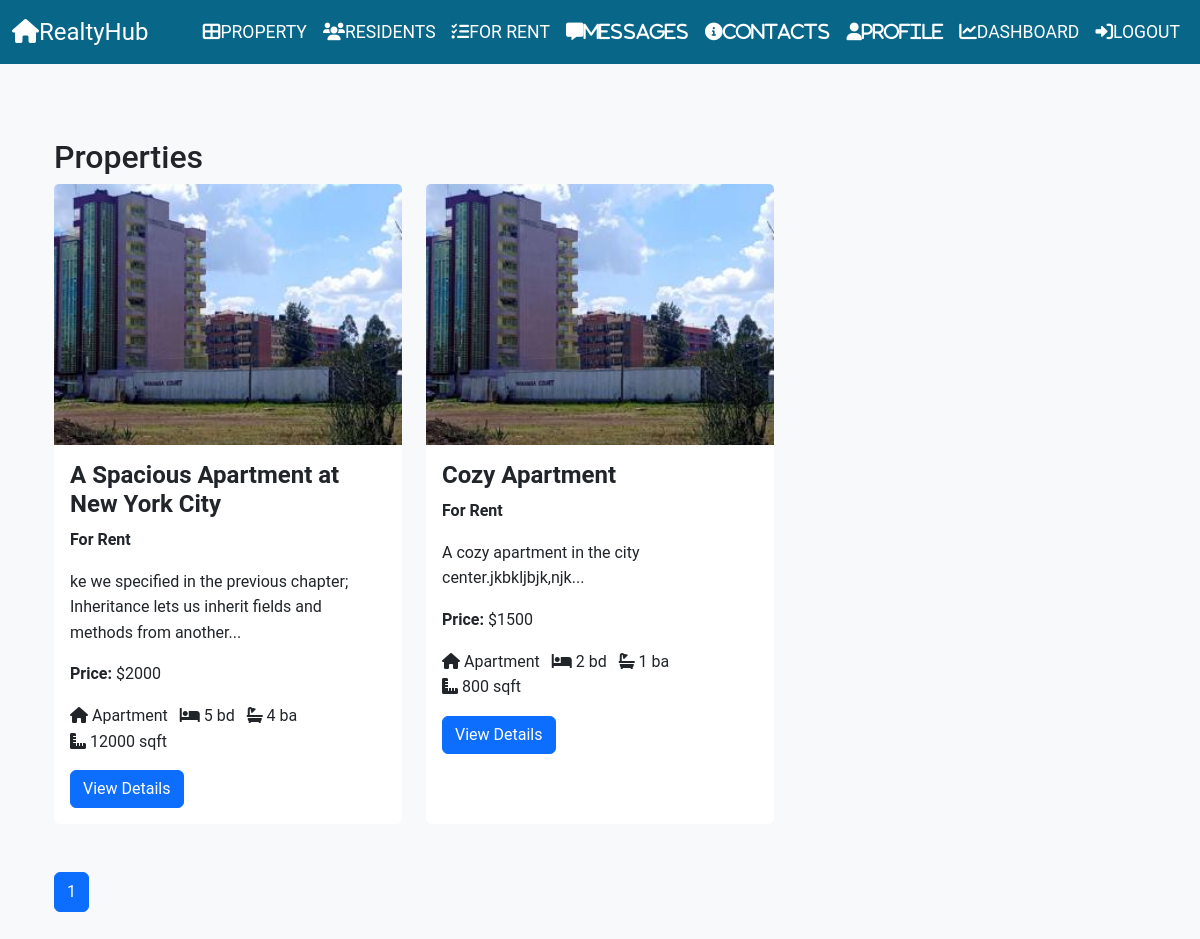
The app's page /property/properties (signed in) with its own data.
### app/models.py (models this page shows)
class Property(Base):
    __tablename__ = 'properties'
    id = Column(Integer, primary_key=True)
    title = Column(String(200), nullable=False)
    description = Column(Text, nullable=False)
    location = Column(String(200), nullable=False)
    price = Column(Integer, nullable=False)
    property_type = Column(String(200), nullable=False)
    property_status = Column(String(200), nullable=False)
    bathrooms = Column(Integer, nullable=False)
    bedrooms = Column(Integer, nullable=False)
    size = Column(Integer, nullable=False)
    available_from = Column(DateTime, nullable=False, default=func.current_timestamp())
    created_at = Column(DateTime, default=datetime.utcnow)
    owner_id = Column(Integer, ForeignKey('owners.id'))
    rental = relationship('Rental', backref='properties', lazy=True)
    image1 = Column(String(100), nullable=True)
    thumbnail1 = Column(String(100), nullable=True)
    image2 = Column(String(100), nullable=True)
    thumbnail2 = Column(String(100), nullable=True)
    image3 = Column(String(100), nullable=True)
    thumbnail3 = Column(String(100), nullable=True)
    def __repr__(self):
        return f"Property('{self.title}', '{self.description}', '{self.location}', '{self.price}', '{self.property_type}', '{self.property_status}', '{self.bathrooms}', '{self.bedrooms}', '{self.size}')"

### app/Property/views.py (the view)
@proprety.route('/properties', methods=['GET'], strict_slashes=False)
def get_properties():
    page = request.args.get('page', 1, type=int)
    per_page = 9  # 3 columns * 3 rows
    properties = Property.query.paginate(page=page, per_page=per_page)
    print(f'Properties: {properties.items}')  # Debug print
    print(f'Pagination: {properties}')  # Debug print
    return render_template('show_property.html', properties=properties.items, pagination=properties)

### app/__init__.py (called while the page is built)
@login_manager.user_loader
def load_user(user_id):
    x = Owner.query.get(str(user_id))
    if x == None:
        x = Tenant.query.get(str(user_id))
    return x

### app/Property/templates/show_property.html (shortened to what this page needs)
{% extends "layout.html" %}
{% block content %}
<div class="container mt-5">
    <h2>Properties</h2>
    <div class="row row-cols-1 row-cols-md-3 g-4">
        {% for property in properties %}
            <div class="col-md-4 mb-4">
                <div class="card h-100">
                    {% if property.thumbnail1 %}
                        <img src="{{ url_for('static', filename='property_pics/' + property.thumbnail1) }}" class="card-img-top" alt="{{ property.title }}">
                    {% else %}
                        <img src="{{ url_for('static', filename='property_pics/default.jpg') }}" class="card-img-top" alt="No Image Available">
                    {% endif %}
                    <div class="card-body">
                        <h4 class="card-title"><strong>{{ property.title }}</strong></h4>
                        <p class="card-text"><strong>{{ property.property_status }}</strong></p>
                        <p class="card-text">{{ property.description[:100] }}...</p>
                        <p class="card-text"><strong>Price:</strong> ${{ property.price }}</p>
                    <ul class="list-inline mt-3">
                        <li class="list-inline-item">
                            <i class="fas fa-home"></i> {{ property.property_type }}
                        </li>
                        <li class="list-inline-item">
                            <i class="fas fa-bed"></i> {{ property.bedrooms }} bd
                        </li>
                        <li class="list-inline-item">
                            <i class="fas fa-bath"></i> {{ property.bathrooms }} ba
                        </li>
                        <li class="list-inline-item">
                            <i class="fas fa-ruler-combined"></i> {{ property.size }} sqft
                        </li>
                    </ul>
                        <a href="{{ url_for('proprety.view_property', property_id=property.id) }}" class="btn btn-primary">View Details</a>
                    </div>
                </div>
            </div>
        {% endfor %}
    </div>
    <div class="mt-4">
        <ul class="pagination">
            {% for page_num in pagination.iter_pages() %}
                {% if page_num %}
                    <li class="page-item {% if page_num == pagination.page %}active{% endif %}">
                        <a class="page-link" href="{{ url_for('proprety.get_properties', page=page_num) }}">{{ page_num }}</a>
                    </li>
                {% endif %}
            {% endfor %}
        </ul>
    </div>
</div>
{% endblock %}

### app/templates/layout.html (shortened to what this page needs)
<!doctype html>
<html lang="en">
  <head>
    <link href="https://cdn.jsdelivr.net/npm/bootstrap@5.3.3/dist/css/bootstrap.min.css" rel="stylesheet">
    <link rel="stylesheet" href="https://cdnjs.cloudflare.com/ajax/libs/font-awesome/6.0.0-beta3/css/all.min.css">
  </head>
<body>
<header>
  <nav class="navbar navbar-expand-lg navbar-light">
    <div class="container-fluid">
      <a class="navbar-brand" href="{{ url_for('main.home') }}"><i class="fas fa-home"></i>RealtyHub</a>
      <div class="collapse navbar-collapse justify-content-end" id="navbarNavDropdown">
        <ul class="navbar-nav">
          <li class="nav-item dropdown">
            <a class="nav-link text-white" href="#owners-investors" role="button" data-bs-toggle="dropdown"
              aria-expanded="false"><i class="fas fa-th-large"></i>Property</a>
          </li>
          <li class="nav-item dropdown">
            <a class="nav-link" href="#residents" role="button" data-bs-toggle="dropdown"
              aria-expanded="false"><i class="fas fa-users"></i>Residents</a>
          </li>
          <li class="nav-item dropdown">
            <a class="nav-link" href="#rentals" role="button" data-bs-toggle="dropdown"
              aria-expanded="false"><i class="fas fa-tasks"></i>For Rent</a>
          </li>
          <li class="nav-item">
            <a class="nav-link" href="{{ url_for('messages.allmessages') }}" role="button"
              aria-expanded="false"><i class="fas fa-message">Messages</i></a>
          </li>
          <li class="nav-item dropdown">
            <a class="nav-link" href="#about" role="button" data-bs-toggle="dropdown"
              aria-expanded="false"><i class="fas fa-info-circle">Contacts</i></a>
          </li>
          <li class="nav-item">
            <a class="nav-link" href="{{ url_for('main.accounts') }}" role="button" aria-expanded="false"><i class="fas fa-user">Profile</i></a>
          </li>
          <li class="nav-item dropdown">
            <a class="nav-link" href="#contact" role="button" data-bs-toggle="dropdown"
              aria-expanded="false"><i class="fas fa-chart-line"></i>Dashboard</a>
          </li>
          {% if current_user.is_authenticated %}
          <li class="nav-item">
            <a class="nav-link" href="{{ url_for('main.logout') }}" role="button"
              aria-expanded="false"><i class="fas fa-sign-in-alt"></i>Logout</a>
          {% endif %}
        </ul>
      </div>
    </div>
  </nav>
</header>
    <br />
    <div class="container">
        {% block content %} {% endblock %}
    </div>
    <br />
  </body>
</html>

### app/templates/nav.html (style rules this page uses)
body { font-family: 'Roboto', sans-serif; line-height: 1.6; background-color: #f8f9fa; }
.navbar { background-color: #086788; }
.navbar-brand { color: #ffffff; font-size: 1.5rem; }
.navbar-nav .nav-link { color: #ffffff; text-transform: uppercase; font-size: 1.1rem; }
.card { transition: all 0.3s ease; border: none; }

### records on screen
Property: thumbnail1 (picture), title "A Spacious Apartment at New York City", property_status "For Rent", description "ke we specified in the previous chapter; Inheritance lets us inherit fields and methods from another", price "2000", property_type "Apartment", bedrooms "5", bathrooms "4", size "12000"
Property: thumbnail1 (picture), title "Cozy Apartment", property_status "For Rent", description "A cozy apartment in the city center.jkbkljbjk,njk", price "1500", property_type "Apartment", bedrooms "2", bathrooms "1", size "800"

### other values on screen
{{ page_num }} "1"
